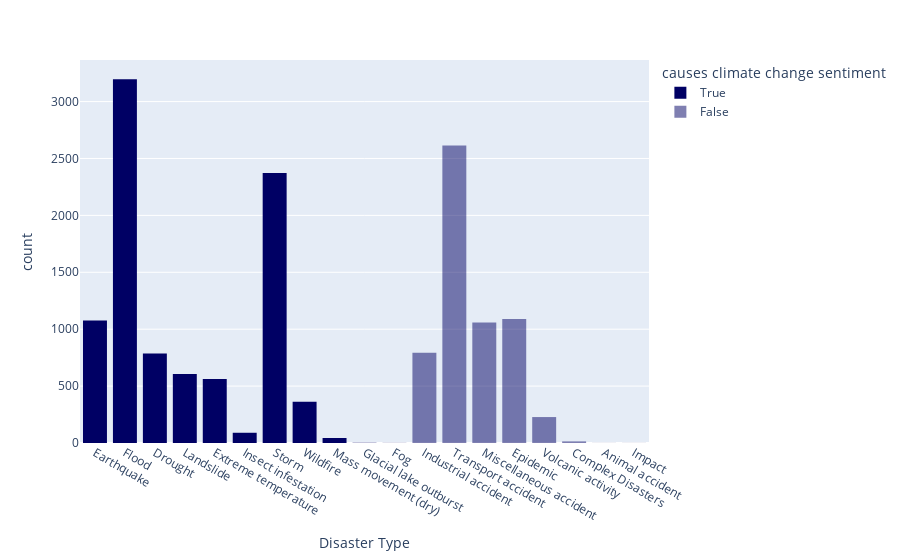

Notebook cell for this chart:
### Code cell
# plot grouped barchart where each bar represents a disaster subgroup and they are grouped per distater group
# df.groupby(['Disaster Type', 'Disaster Subtype']).size().unstack().plot(kind='bar', stacked=True)
# df['Disaster Subgroup'].value_counts().plot(kind='bar')


# plot disater types
# df['Disaster Type'].value_counts().plot(kind='bar')

# keep only types that could be caused by climate change

new_column_name = "causes climate change sentiment"

types_to_drop = ["Transport accident", "Miscellaneous accident", "Industrial accident", "Epidemic", "Volcanic activity", "Complex Disasters", "Impact", "Animal accident"]
df[new_column_name] = df["Disaster Type"].apply(lambda x: False if x in types_to_drop else True)
# types_to_keep = [x for x in list(df["Disaster Type"].unique()) if x not in types_to_drop]
# keep_dict = {x: True if x in types_to_keep else False for x in list(df["Disaster Type"].unique())}
# print(keep_dict)
# map values of
# color_dict = {x: 'blue' if keep_dict[x] else 'red' for x in keep_dict.keys()}
# print(color_dict)
# plot disater types in barplot using color dict with plotly
colorkeep = 'rgba(0, 0, 100, 1)'
colordelete = 'rgba(0, 0, 100, 0.5)'

px.histogram(df, x="Disaster Type", color=new_column_name, color_discrete_map={True: colorkeep, False: colordelete})
# px.bar(df, x='Disaster Type', color_discrete_map=color_dict)


# df['Disaster Type'].value_counts().plot(kind='bar', color=color_dict.values())
# df['Disaster Type'].value_counts().plot(kind='bar', color=colors)


# df['Disaster Type'].value_counts().plot(kind='bar', alpha=0.5)
# df = df[~df['Disaster Type'].isin(drop_types)]


# plot disater types
# df['Disaster Type'].value_counts().plot(kind='bar')

### Figure 1 — Plotly figure (JSON) as saved in the notebook; plotly's stock layout.template omitted (floating-point values rounded to 4 significant figures; data arrays with more than 128 entries replaced by an {"elided": "..."} marker saying what was removed)
{"data": [{"alignmentgroup": "True", "bingroup": "x", "hovertemplate": "causes climate change sentiment=True<br>Disaster Type=%{x}<br>count=%{y}<extra></extra>", "legendgroup": "True", "marker": {"color": "rgba(0, 0, 100, 1)", "pattern": {"shape": ""}}, "name": "True", "offsetgroup": "True", "orientation": "v", "showlegend": true, "type": "histogram", "x": {"elided": "9102 str values"}, "xaxis": "x", "yaxis": "y"}, {"alignmentgroup": "True", "bingroup": "x", "hovertemplate": "causes climate change sentiment=False<br>Disaster Type=%{x}<br>count=%{y}<extra></extra>", "legendgroup": "False", "marker": {"color": "rgba(0, 0, 100, 0.5)", "pattern": {"shape": ""}}, "name": "False", "offsetgroup": "False", "orientation": "v", "showlegend": true, "type": "histogram", "x": {"elided": "5800 str values"}, "xaxis": "x", "yaxis": "y"}], "layout": {"barmode": "relative", "legend": {"title": {"text": "causes climate change sentiment"}, "tracegroupgap": 0}, "margin": {"t": 60}, "xaxis": {"anchor": "y", "domain": [0, 1], "title": {"text": "Disaster Type"}}, "yaxis": {"anchor": "x", "domain": [0, 1], "title": {"text": "count"}}}}
